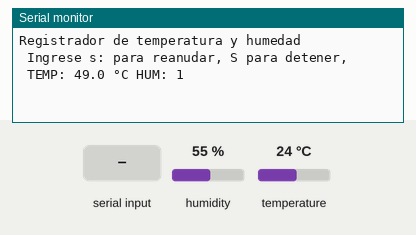
A program run on a simulated ATmega328P, built with avr-gcc and emulated at 16 MHz. On the bench: the last lines printed to the serial monitor. Wiring (inferred from the names in the program): DHT11 sensor: data PC0; DS3231 clock at I2C address 0x68. The test bench sets the inputs (shaded band); at power-on: humidity 55 %, temperature 24 °C. The local clock reads 2024-03-15 10:24:30 at power-on unless the program sets it.

Above: at 1.2 s.
1.3 s: "1" received over Serial
At 2.7 s:
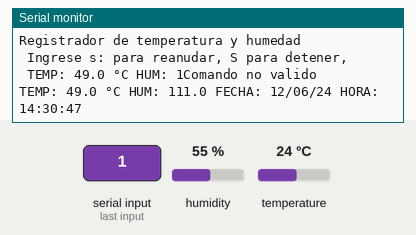
3.5 s: humidity set to 22 %
At 4.8 s:
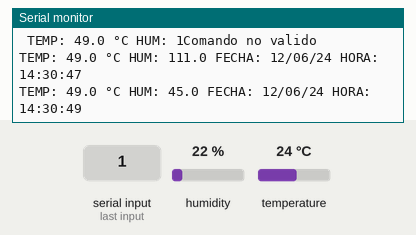
5.0 s: temperature set to 12 °C
At 6.4 s:
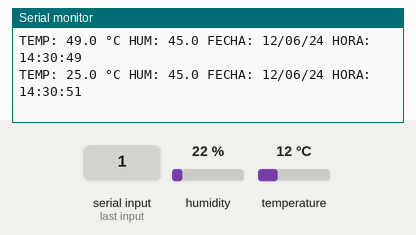
6.5 s: humidity set to 40 %
At 8.7 s:
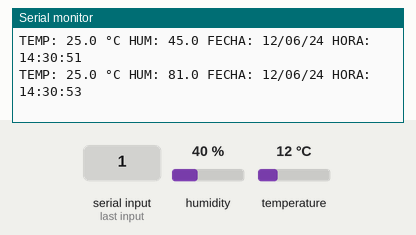
Timing chart, 0 to 9.0 s (numbered marks = the images above; inputs shaded):
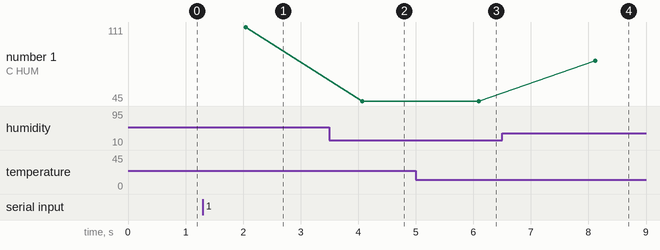

Measured:
- after the input at 1.3 s, the serial monitor: prints a new line after 0.73 s (image 1)
- after the input at 3.5 s, the serial monitor: prints a new line after 0.57 s (image 2)
- after the input at 5.0 s, the serial monitor: prints a new line after 1.1 s (image 3)
- after the input at 6.5 s, the serial monitor: prints a new line after 1.6 s (image 4)
- plotted number 1: 111 → 45 after the input at 3.5 s, 45 → 81 after the input at 6.5 s

The program:

main.c
```c
#include "main.h"

static char bienvenida[] = "Registrador de temperatura y humedad \n\r Ingrese s: para reanudar, S para detener,\n\r ";
static char novalido[] = "Comando no valido\n\r";
volatile int comando_anterior;

int main(void){

	UART_init();   // Inicializar UART
	sei();         // Activar máscara de interrupciones

	UART_sendString(bienvenida); // Enviar mensaje de inicio/bienvenida

	// Initialize the DS3231
	//DS3231_Init();

	// Set the desired time: hours, minutes, seconds
	//DS3231_SetTime(14, 30, 0); // 14:30:00 (2:30 PM)

	// Set the desired date: day, date, month, year
	//DS3231_SetDate(1, 9, 6, 24); // Monday, 09 June 2024 (1 for Monday, 0 for Sunday)
	I2C_Init();
	DS3231_SetDateTime(14, 30, 45, 4, 12, 6, 24); // Establece la hora a 14:30:45 y la fecha a 12/06/2024
	while (1){
		if (UART_hayComando()) {
			char comando = UART_getComando();
			if (comando == 's') {
				transmision_activa = 1; // Reanudar transmisión
				} else if (comando == 'S') {
				transmision_activa = 0; // Detener transmisión
				} else {
				UART_sendString(novalido); // Enviar mensaje de comando no válido
			}
			UART_setHayComando(); // Avisar que el comando ya fue procesado
		}

		if (transmision_activa) {
			Terminal_sendDatos();  // Obtener y enviar datos del sensor
			_delay_ms(2000);
		}
	}
}
```

DHT11.c
```c
#include "DHT11.h"


void DHT11_startSignal_y_respuesta(){
	DDRC |= (1<<PORTC0);  //Configurar como salida
	PORTC &= ~(1<<PORTC0);  //Poner en valor bajo
	_delay_ms(18); // delay de al menos 18ms


	DDRC &=~(1<<PORTC0);  // Configurar como entrada
	PORTC |=(1<<PORTC0);  // Poner en alto la señal

	while(PINC & (1<<PINC0));// Esperar que el sensor ponga en bajo la señal
	while((PINC & (1<<PINC0))==0);//Esperar que el sensor ponga en alto la señal
}


uint8_t DHT11_bits(){
	uint8_t cant;
	uint8_t i;
	uint8_t valor = 0;
	for(i=0; i<8; i++){
		cant = 0;  //cantidad de us transcurridos
		while(PINC & (1<<PINC0));  //Esperar que el sensor ponga en bajo la señal
		while((PINC & (1<<PINC0))==0); //Esperar que el sensor suba la señal
		while(PINC & (1<<PINC0)){  //Mientras la señal esté en alto
			_delay_us(1);
			cant++;
		}
		if (cant < 29)
		{
			valor = valor * 2;
		}
		else
		{
			valor = valor * 2 + 1;
		}
	}
	valor = valor * 2 + 1;
	return valor;
}

void DHT11_obtenerDatos(uint8_t *temperatura,uint8_t *temperatura_decimal, uint8_t *humedad, uint8_t *humedad_decimal){
	uint8_t sum = 0;
	uint8_t checksum = 0;

	DHT11_startSignal_y_respuesta();

	//Empieza la transmision de datos

// 	*humedad=BcdToDec(DHT11_bits());
// 	*humedad_decimal=BcdToDec(DHT11_bits());
// 	*temperatura=BcdToDec(DHT11_bits());
// 	*temperatura_decimal=BcdToDec(DHT11_bits());
	*humedad=DHT11_bits();
	*humedad_decimal=DHT11_bits();
	*temperatura=DHT11_bits();
	*temperatura_decimal=DHT11_bits();
	checksum=DHT11_bits();

	*humedad_decimal = 0;
	*temperatura_decimal = 0;
/*
	sum = *humedad + *humedad_decimal + *temperatura + *temperatura_decimal;
	if (checksum !=(sum & 0xFF))
	{
		*temperatura = -1;
		*humedad = -1;
	}
*/
}
	
```

DHT11.h
```c
#ifndef DHT11_H_
#define DHT11_H_

#include "main.h"
#include "UART.h"

void DHT11_startSignal_y_respuesta();
uint8_t DHT11_bits();
void DHT11_obtenerDatos(uint8_t *, uint8_t *, uint8_t *, uint8_t *);

#endif /* DHT11_H_ */
```

I2C.c
```c
#include "I2C.h"
#include <avr/io.h> // Include AVR IO library
#define DS3231_ADDRESS 0x68
#include <util/twi.h>

void I2C_Init(void) {
	TWSR = 0x00;
	TWBR = 0x47;
	TWCR = (1 << TWEN);
}

void I2C_Start(void) {
	TWCR = (1 << TWSTA) | (1 << TWEN) | (1 << TWINT);
	while (!(TWCR & (1 << TWINT)));
}

void I2C_Stop(void) {
	TWCR = (1 << TWSTO) | (1 << TWEN) | (1 << TWINT);
}

void I2C_Write(uint8_t data) {
	TWDR = data;
	TWCR = (1 << TWEN) | (1 << TWINT);
	while (!(TWCR & (1 << TWINT)));
}

uint8_t I2C_Read_Ack(void) {
	TWCR = (1 << TWEN) | (1 << TWINT) | (1 << TWEA);
	while (!(TWCR & (1 << TWINT)));
	return TWDR;
}

uint8_t I2C_Read_NAck(void) {
	TWCR = (1 << TWEN) | (1 << TWINT);
	while (!(TWCR & (1 << TWINT)));
	return TWDR;
}

uint8_t DecToBcd(uint8_t val) {
	return ((val / 10 * 16) + (val % 10));
}

uint8_t BcdToDec(uint8_t val) {
	return ((val / 16 * 10) + (val % 16));
}

void DS3231_GetTime(uint8_t *hour, uint8_t *minute, uint8_t *second) {
	I2C_Start();
	I2C_Write((DS3231_ADDRESS << 1) | TW_WRITE);
	I2C_Write(0x00);
	I2C_Start();
	I2C_Write((DS3231_ADDRESS << 1) | TW_READ);
	*second = I2C_Read_Ack();
	*minute = I2C_Read_Ack();
	*hour = I2C_Read_NAck();
	I2C_Stop();
}

void DS3231_GetDate(uint8_t *day, uint8_t *month, uint8_t *year) {
	I2C_Start();
	I2C_Write((DS3231_ADDRESS << 1) | TW_WRITE);
	I2C_Write(0x04);
	I2C_Start();
	I2C_Write((DS3231_ADDRESS << 1) | TW_READ);
	*day = I2C_Read_Ack();
	*month = I2C_Read_Ack();
	*year = I2C_Read_Ack();
	I2C_Stop();
}

void DS3231_GetClock(uint8_t *hour, uint8_t *minute, uint8_t *second, uint8_t *day, uint8_t *date, uint8_t *month, uint8_t *year){
	I2C_Start();
	I2C_Write((DS3231_ADDRESS << 1) | TW_WRITE);
	I2C_Write(0x00);
	I2C_Start();
	I2C_Write((DS3231_ADDRESS << 1) | TW_READ);
	*second = BcdToDec(I2C_Read_Ack());
	*minute = BcdToDec(I2C_Read_Ack());
	*hour = BcdToDec(I2C_Read_Ack());
	*day = BcdToDec(I2C_Read_Ack());
	*date = BcdToDec(I2C_Read_Ack());
	*month = BcdToDec(I2C_Read_Ack());
	*year = BcdToDec(I2C_Read_NAck());
	I2C_Stop();

}

void DS3231_SetDateTime(uint8_t hour, uint8_t minute, uint8_t second, uint8_t day, uint8_t date, uint8_t month, uint8_t year) {
	I2C_Start();
	I2C_Write((DS3231_ADDRESS << 1) | TW_WRITE);
	I2C_Write(0x00); // Start from register 0x00
	I2C_Write(DecToBcd(second));
	I2C_Write(DecToBcd(minute));
	I2C_Write(DecToBcd(hour));
	I2C_Write(DecToBcd(day)); // Weekday register (not used)
	I2C_Write(DecToBcd(date)); // Weekday register (not used)
	I2C_Write(DecToBcd(month));
	I2C_Write(DecToBcd(year));
	I2C_Stop();
}
```

I2C.h
```c
#ifndef DS3231_H
#define DS3231_H

#include <stdint.h>

// I2C functions
void I2C_Init(void);
void I2C_Start(void);
void I2C_Stop(void);
void I2C_Write(uint8_t data);
uint8_t I2C_Read_Ack(void);
uint8_t I2C_Read_NAck(void);

uint8_t BcdToDec(uint8_t val);

// DS3231 functions
void DS3231_GetTime(uint8_t *hours, uint8_t *minutes, uint8_t *seconds);
void DS3231_GetDate(uint8_t *day, uint8_t *month, uint8_t *year);
void DS3231_GetClock(uint8_t *hour, uint8_t *minute, uint8_t *second, uint8_t *day, uint8_t *date, uint8_t *month, uint8_t *year);
void DS3231_SetDateTime(uint8_t hour, uint8_t minute, uint8_t second, uint8_t day, uint8_t date, uint8_t month, uint8_t year);

#endif
```

SerialPort.h
```c
#ifndef SERIALPORT_H_
#define SERIALPORT_H_
#include <inttypes.h>
#include <avr/io.h>
void SerialPort_Init(uint8_t config);
void SerialPort_TX_Enable(void);
void SerialPort_TX_Interrupt_Enable(void);
void SerialPort_TX_Interrupt_Disable(void);
void SerialPort_RX_Enable(void);
void SerialPort_RX_Interrupt_Enable(void);
void SerialPort_Wait_For_TX_Buffer_Free(void);
void SerialPort_Send_Data(char data);
void SerialPort_Send_String(char * msg);
void SerialPort_Wait_Until_New_Data(void);
char SerialPort_Recive_Data(void);
void SerialPort_Send_uint8_t(uint8_t num);
void SerialPort_send_int16_t(int val,unsigned int field_length);
#endif
```

UART.c
```c
#include "UART.h"

unsigned char TX_indicelectura = 0, TX_indiceescritura = 0;
unsigned char RX_indice = 0;
static char TX_Buffer[105];
volatile char RX_Buffer=0;

static unsigned char hayString = 0;

volatile int transmision_activa = 1; // Bandera para indicar si la transmisión está activa (1) o detenida (0)
volatile unsigned char nuevoDato = 0;

static int nuevoComando = 0;

void UART_init(){
	SerialPort_Init(0x67); // inicializar puerto serie
	SerialPort_TX_Enable(); // habilitar transmisor TX
	SerialPort_RX_Enable(); // habilitar receptor RX
	SerialPort_RX_Interrupt_Enable(); // habilitar interrupciones de recepción
}

void UART_sendString(char* s){
	unsigned char indice = 0;
	while(s[indice] != '\0'){ // Mientras no llegue al fin de la cadena
		if(TX_indiceescritura < 105){ // si el índice es menor al tamaño máximo del buffer
			TX_Buffer[TX_indiceescritura] = s[indice]; // Guardar carácter en buffer
			TX_indiceescritura++;
		}
		indice++;
	}
	hayString = 1; // Activo flag
	SerialPort_TX_Interrupt_Enable(); // Activo interrupción de transmisión
}

char UART_hayComando(){
	return nuevoDato; // Retorna si hay un nuevo dato recibido
}

void UART_setHayComando(){
	nuevoDato = 0; // Resetear bandera de nuevo dato
}

char UART_getComando(){
	return RX_Buffer; // Retorna el carácter recibido
}

ISR(USART_RX_vect){
	RX_Buffer = UDR0; // Leer el dato recibido
	nuevoDato = 1; // Indicar que hay un nuevo dato
}

ISR(USART_UDRE_vect){
	if(hayString){ // Si hay cadena para transmitir
		if (TX_indicelectura < TX_indiceescritura){ // Si sigue habiendo datos
			SerialPort_Send_Data(TX_Buffer[TX_indicelectura]); // Enviar dato
			TX_indicelectura++;
		}
		else {
			hayString = 0; // Termino de transmitir
			TX_indicelectura = 0;
			TX_indiceescritura = 0;
			SerialPort_TX_Interrupt_Disable(); // Deshabilitar interrupción de transmisión
		}
	}
}
```

UART.h
```c
#ifndef UART_H_
#define UART_H_

#include "main.h"
#include "SerialPort.h"

void UART_init();
void UART_sendString(char* s);
char UART_hayComando();
void UART_setHayComando();
char UART_getComando();
extern volatile int transmision_activa;

#endif /* UART_H_ */
```

main.h
```c
#ifndef MAIN_H_
#define MAIN_H_

#define F_CPU 16000000UL
#include <avr/io.h>
#include <util/delay.h>
#include <avr/interrupt.h>
#include <string.h>
#include <stdint.h>
#include "DHT11.h"
#include "serialPort.h"
#include "terminal.h"
#include "UART.h"
#include "I2C.h"


#endif /* MAIN_H_ */
```

serialPort.c
```c
 #include "SerialPort.h"

// ------ Definiciones de Funciones Públicas -------------------

// Inicialización de Puerto Serie

void SerialPort_Init(uint8_t config){
	// config = 0x33 ==> Configuro UART 9600bps, 8 bit data, 1 stop @ F_CPU = 8MHz.
	// config = 0x25 ==> Configuro UART 9600bps, 8 bit data, 1 stop @ F_CPU = 4Hz.
	UCSR0B = 0;
	UCSR0C = (1<<UCSZ01) | (1<<UCSZ00);
	UBRR0H = (unsigned char)(config>>8);
	UBRR0L = (unsigned char)config;
}


// Inicialización de Transmisor

void SerialPort_TX_Enable(void){
	UCSR0B |= (1<<TXEN0);
}

void SerialPort_TX_Interrupt_Enable(void){
	UCSR0B |= (1<<UDRIE0);
	//UCSR0B |=(1<<TXCIE0); //interrupcion TXC

}

void SerialPort_TX_Interrupt_Disable(void)
{
	UCSR0B &=~(1<<UDRIE0);
	//UCSR0B &=~(1<<TXCIE0); //interrupcion TXC

}


// Inicialización de Receptor

void SerialPort_RX_Enable(void){
	UCSR0B |= (1<<RXEN0);
}

void SerialPort_RX_Interrupt_Enable(void){
	UCSR0B |= (1<<RXCIE0);
}


// Transmisión

// Espera hasta que el buffer de TX este libre.
void SerialPort_Wait_For_TX_Buffer_Free(void){
	// Pooling - Bloqueante hasta que termine de transmitir.
	while(!(UCSR0A & (1<<UDRE0)));
}

void SerialPort_Send_Data(char data){
	UDR0 = data;
}

void SerialPort_Send_String(char * msg){ //msg -> "Hola como andan hoy?" 20 ASCII+findecadena, tardo=20ms
	uint8_t i = 0;
	//'\0' = 0x00
	while(msg[i]){ // *(msg+i)
		SerialPort_Wait_For_TX_Buffer_Free(); //9600bps formato 8N1, 10bits, 10.Tbit=10/9600=1ms
		SerialPort_Send_Data(msg[i]);
		i++;
	}
}


// Recepción

// Espera hasta que el buffer de RX este completo.
void SerialPort_Wait_Until_New_Data(void){
	// Pooling - Bloqueante, puede durar indefinidamente!
	while(!(UCSR0A & (1<<RXC0)));
}


char SerialPort_Recive_Data(void){
	return UDR0;
}


void SerialPort_Send_uint8_t(uint8_t num){

	SerialPort_Wait_For_TX_Buffer_Free();
	SerialPort_Send_Data('0'+num/100);

	num-=100;

	SerialPort_Wait_For_TX_Buffer_Free();
	SerialPort_Send_Data('0'+num/10);

	SerialPort_Wait_For_TX_Buffer_Free();
	SerialPort_Send_Data('0'+ num%10);
}

/***************************************************************
	This function writes a integer type value to UART
	Arguments:
	1)int val	: Value to print
	2)unsigned int field_length :total length of field in which the value is printed
	must be between 1-5 if it is -1 the field length is no of digits in the val
****************************************************************/
void SerialPort_send_int16_t(int val,unsigned int field_length)
{
	char str[5]={0,0,0,0,0};
	int i=4,j=0;
	while(val)
	{
	str[i]=val%10;
	val=val/10;
	i--;
	}
	if(field_length==-1)
		while(str[j]==0) j++;
	else
		j=5-field_length;

	if(val<0) {
		SerialPort_Wait_For_TX_Buffer_Free();
		SerialPort_Send_Data('-');
		}
	for(i=j;i<5;i++)
	{
	SerialPort_Wait_For_TX_Buffer_Free();
	SerialPort_Send_Data('0'+str[i]);
	}
}
```

terminal.c
```c
#include "terminal.h"

int Terminal_procesarcomando(char *s){
	if (!strcmp(s, "S") || !strcmp(s, "s")) { // Comando para detener/reanudar transmisión
		return 1;
		} else {
		return 2; // Comando no válido
	}
}


void Terminal_sendDatos(){
	//char temperaturayhumedad[50]; // Ampliamos el tamaño del buffer para dar espacio a la fecha y hora
	char dataBuffer[100];
	uint8_t humedad, humedad_decimal, temperatura_decimal, temperatura = 0;
	uint8_t hours, minutes, seconds;
	uint8_t day, date, month, year;

	DHT11_obtenerDatos(&temperatura, &temperatura_decimal, &humedad, &humedad_decimal);

	// Obtain time from DS3231
	//DS3231_GetTime(&hours, &minutes, &seconds);

	// Obtain date from DS3231
	//DS3231_GetDate(&day, &date, &month, &year);
	//DS3231_GetDate(&date, &month, &year);
	// Obtener datos del sensor y formatearlos

	DS3231_GetClock(&hours, &minutes, &seconds, &day, &date, &month, &year);
	/*
	if (humedad > 100)
	{
	humedad = humedad - 100;
	}
	*/
	//	temperatura = temperatura*2;

	//	sprintf(dataBuffer, "TEMP: %d.0 °C HUM: %d.0%% FECHA: %02d/%02d/%02d HORA: %02d:%02d:%02d\r\n",
	//	temperatura, humedad, date, month, year, hours, minutes, seconds);

	sprintf(dataBuffer, "TEMP: %d.%d °C HUM: %d.%d FECHA: %02d/%02d/%02d HORA: %02d:%02d:%02d\r\n",
	temperatura, temperatura_decimal, humedad, humedad_decimal, date, month, year, hours, minutes, seconds);


	// Send the formatted string over UART
	UART_sendString(dataBuffer);
}
```

terminal.h
```c
#ifndef TERMINAL_H_
#define TERMINAL_H_

#include "main.h"
#include "DHT11.h"
#include "serialPort.h"
#include <stdio.h>

int Terminal_procesarcomando(char *);
void Terminal_sendDatos();

#endif /* TERMINAL_H_ */
```
